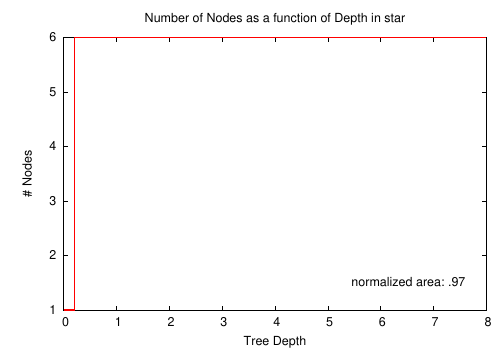

gnuplot code for this plot:
set terminal postscript color eps "Helvetica" 18
set output 'star.eps'
set title 'Number of Nodes as a function of Depth in star'
set xlabel 'Tree Depth'
set ylabel '# Nodes'
set border back
set label "normalized area: .97      " at 8.0000,1.5 right front
plot [] [1:] 'star.cvd' with steps linewidth 4 title ''
